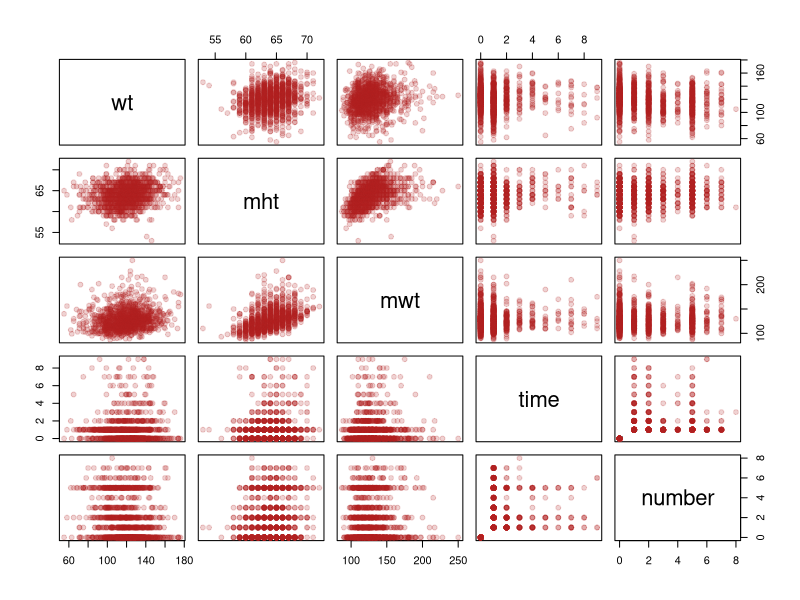
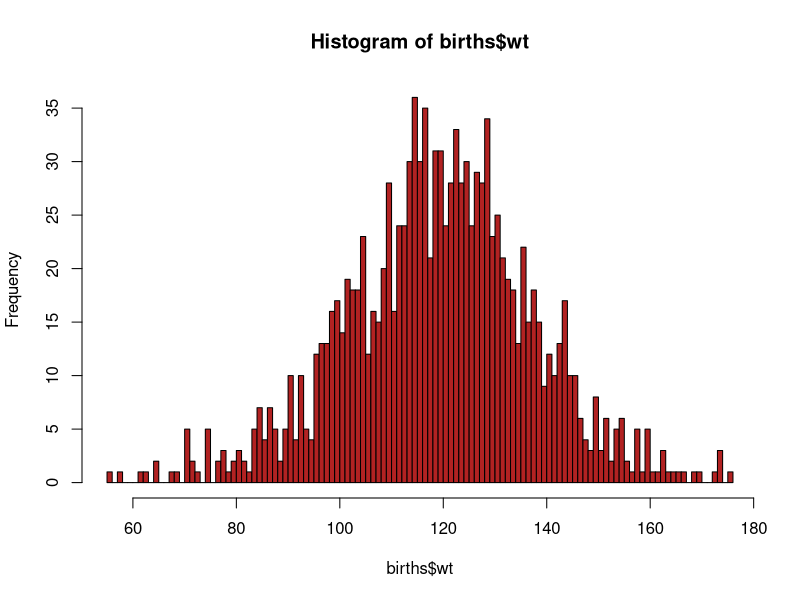
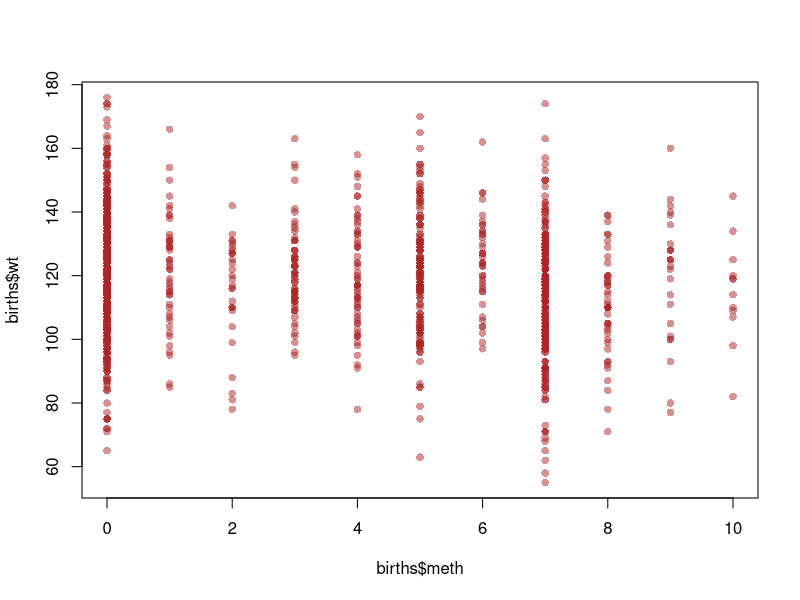
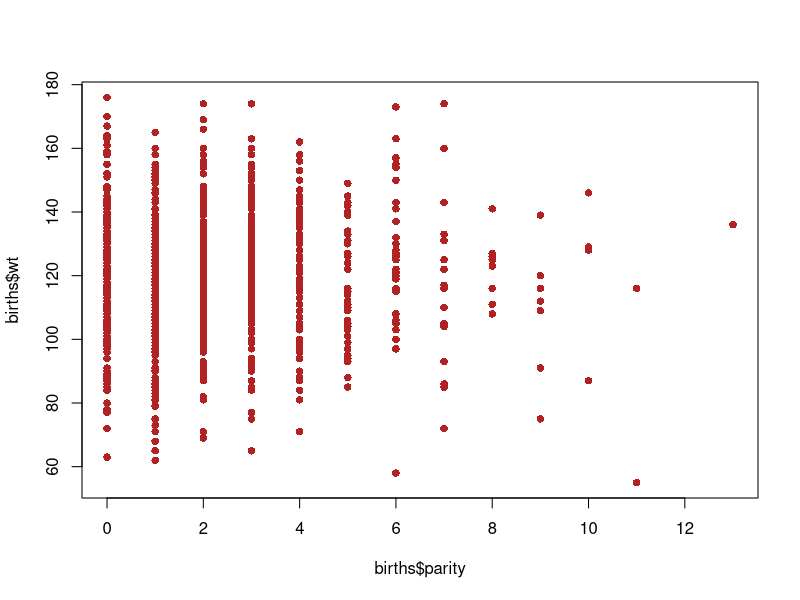
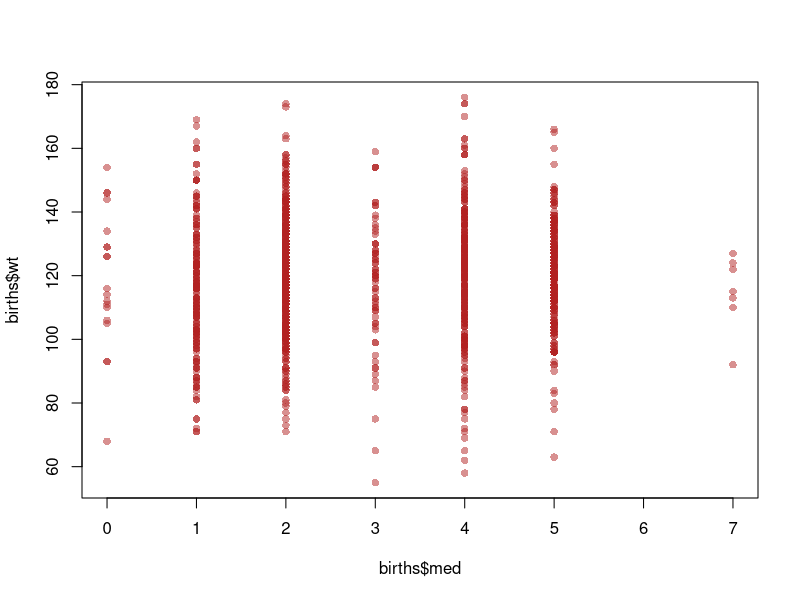
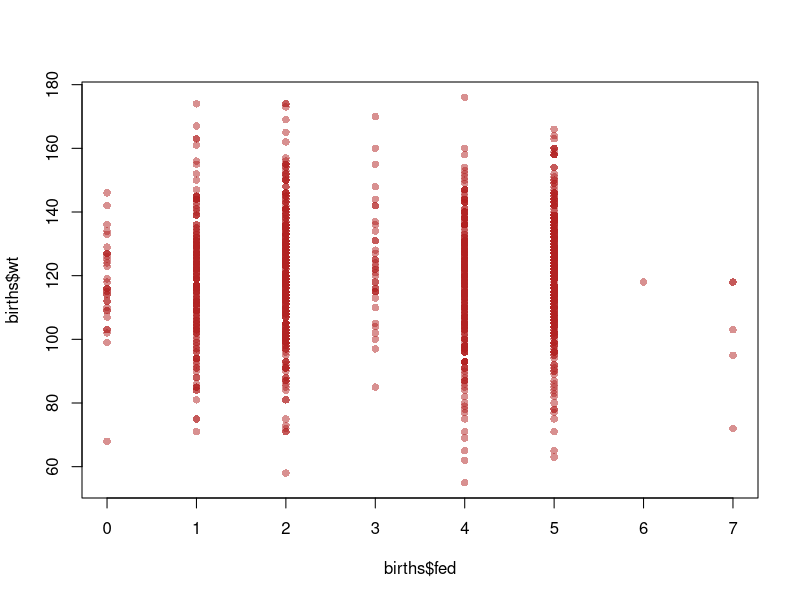
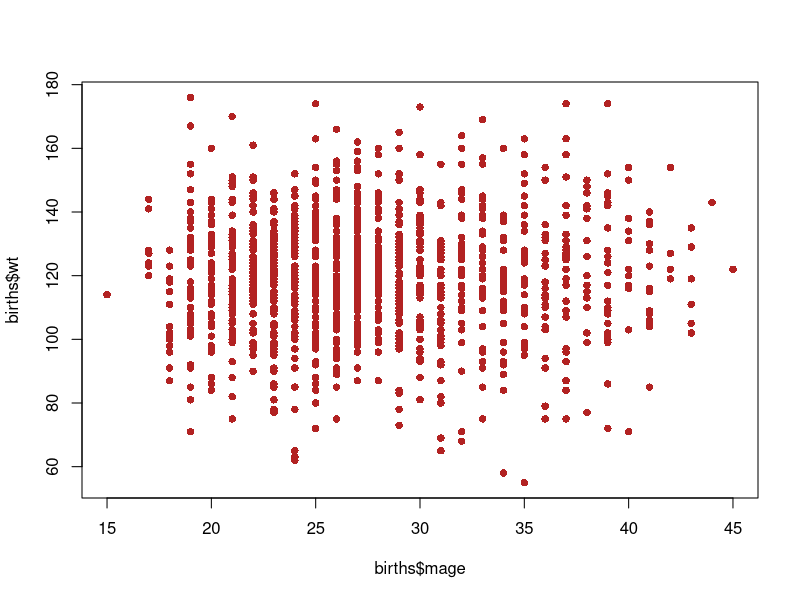
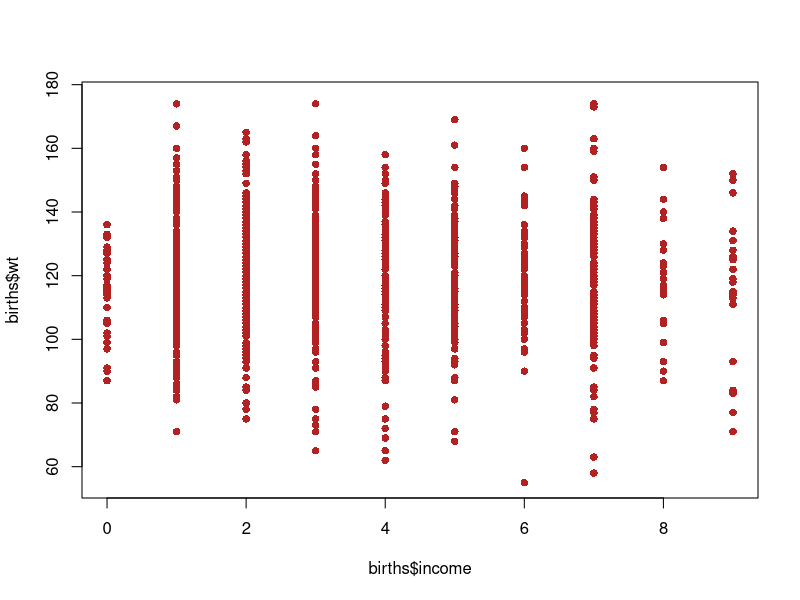

Reproduce these figures in R, in order.
## ---- chunk 1
# Knitr Configuration
knitr::opts_chunk$set(
  cache = TRUE,
  include = TRUE,
  echo = FALSE,
  results = "markup",
  fig.show = "asis",
  fig.height = 4
)
## ---- chunk 2
# Define all the functions and constants used later

# Category names for Ethnicity variates
ethLabels <- c(
  "Caucasian",
  "Mexican",
  "African-American",
  "Asian",
  "Mixed",
  "Other"
)

# Category names for Education variates
edLabels <- c(
  "Elementary School",
  "Middle School",
  "High School",
  "High School + Trade School",
  "High School + Some College",
  "College Graduate",
  "Trade School",
  "High School Unclear"
)

# Number of imputed datasets
k <- 5

# Unit conversion factors
poundsToKg <- 0.453592
inchesToM <- 0.0254

# The boundaries for BMI categories
# See this page for the source:
# https://www.mayoclinic.org/healthy-lifestyle/pregnancy-week-by-week/in-depth/pregnancy-weight-gain/art-20044360?pg=1
underweightNormalBoundary <- 18.5
normalOverweightBoundary <- 25
overweightObeseBoundary <- 30

## ---- chunk 3
isUnderweight <- function (bmi) bmi < underweightNormalBoundary
isNormal <- function (bmi) bmi < normalOverweightBoundary & bmi >= underweightNormalBoundary
isOverweight <- function (bmi) bmi < overweightObeseBoundary & bmi >= normalOverweightBoundary
isObese <- function (bmi) bmi >= overweightObeseBoundary

bmi <- function (wtLbs, htIn) (wtLbs * poundsToKg) / (htIn * inchesToM)^2
## ---- chunk 4
# Roughly translate the "number" category to a floating point number of the actual number of cigarettes smoked
numCigs <- function (number) (number <= 4) * (5 * number - 2.5) + (number > 4) * (10 * number - 25.5)
## ---- chunk 5
# Re-encoding and labelling variates as factors
decodeBirthVariates <- function (birthsDataset) {
  newDataset = data.frame(birthsDataset)

  newDataset$meth <- cut(
    birthsDataset$meth,
    breaks = c(0, 5:10), 
    labels = ethLabels,
    right = TRUE,
    include.lowest= TRUE
  )

  newDataset$med <- cut(
    birthsDataset$med,
    breaks = 0:8, 
    labels = edLabels,
    right = FALSE
  )

  newDataset$feth <- cut(
    birthsDataset$feth,
    breaks = c(0, 5:10),
    labels = ethLabels,
    right = TRUE,
    include.lowest= TRUE
  )

  newDataset$fed <- cut(
    birthsDataset$fed,
    breaks = 0:8, 
    labels = edLabels,
    right = FALSE
  )

  newDataset$smoke <- cut(
    birthsDataset$smoke,
    breaks = 0:4, 
    labels = c(
      "Never",
      "Smokes Now",
      "Until Pregnancy",
      "Doesn't Smoke Anymore"
    ),
    right = FALSE
  )

  newDataset$marital <- cut(
    birthsDataset$marital,
    breaks = 0:5,
    labels = c(
      "Married",
      "Legally Separated",
      "Divorced",
      "Widowed",
      "Never Married"
    )
  )

  newDataset$number <- numCigs(birthsDataset$number)

  newDataset$time <- cut(
    birthsDataset$time,
    breaks = 0:10,
    labels = c(
      "Never Smoked",
      "Still Smokes",
      "During Pregnancy",
      "Less Than A Year",
      "1-2 Years",
      "2-3 Years",
      "3-4 Years",
      "5-9 Years",
      "More Than 10 Years",
      "Quit But Don't Know When"
    ),
    right = FALSE
  )

  newDataset$income <- cut(
    birthsDataset$income,
    breaks = c(0, 1, 2, 10),
    labels = c(
      "Under 2500",
      "2500-4999",
      "5000-Over 25000"
    ),
    right = FALSE
  )

  newDataset
}
## ---- chunk 6
smokingImpact <- function (time, number) {
  cigaretteEffectRatio = 6
  # Take the average of the bounds of the range of cigarettes smoked by a given category
  # as the approximate exact number of cigarettes smoked per day
  # https://www.med.uottawa.ca/sim/data/Smoking_and_Health_e.htm shows that it took a
  # six-fold increase in the number of cigarettes smoked a day to double the impact
  # on the likelihood of developing lung cancer. We approximate the effect of smoking
  # on birth with this ratio too.
  activeSmokingImpact = (number != 0) * 2^(numCigs(number) / cigaretteEffectRatio)
  
  impactTimeDecay = 2
  
  # Approximate a scalar number of years since quiting based on the categorical variable
  yearsQuit = (time >= 3) * (-2.5 + time) + (time >= 7) * (-18.5 + 3 * time)
  # Time = 1 or 2 are special cases with 0 decay
  yearsQuit = yearsQuit * (time >= 3)
  
  decayedSmokingImpact = activeSmokingImpact * exp(-yearsQuit / impactTimeDecay)
  
  decayedSmokingImpact
}
## ---- chunk 7
craftFeatures <- function (imputedBirthsDataset) {
  newDataset = decodeBirthVariates(imputedBirthsDataset)

  newDataset$sameEth <- factor(
    imputedBirthsDataset$meth == imputedBirthsDataset$feth,
    labels = c("Different", "Same")
  )
  # What about "Other" though?
  
  newDataset$htDiff <- newDataset$fht - newDataset$mht
    
  newDataset$lateMom <- factor(
    newDataset$parity == 0 & newDataset$mage >= 35,
    labels = c("Not late", "Late")
  )

  newDataset$mBMI <- bmi(newDataset$mwt, newDataset$mht)
  
  newDataset$mBMICategory <- factor(
    1 * isNormal(newDataset$mBMI)
      + 2 * isOverweight(newDataset$mBMI)
      + 3 * isObese(newDataset$mBMI),
    labels = c("Underweight", "Normal", "Overweight", "Obese")
  )
  
  newDataset$smokingImpact <- smokingImpact(
    imputedBirthsDataset$time,
    imputedBirthsDataset$number
  )
  
  newDataset
}
## ---- chunk 8
meanAIC <- function (model, datasets) mean(sapply(
  datasets,
  function (dataset) AIC(update(model, data = dataset))
))
## ---- chunk 9
selectModel <- function (
  datasets,
  predictedVar,
  excludedVars = c(),
  specialTerms = c()
) {
  selectedModelMeanAIC = .Machine$integer.max
  selectedModel = NULL
  
  for (dataset in datasets) {
    #adjustedBirthsDataset <- birthsDataset[, !colnames(birthsDataset) %in% excludedVars]
    M0 = lm(wt ~ 1, data = dataset)
    Mmax = lm(
      formula(paste(
        predictedVar,
        "~",
        "(.",
        Reduce(function (l, r) paste(l, r), Map(function (term) paste("-", term), excludedVars), ""),
        ")^2",
        Reduce(function (l, r) paste(l, r), Map(function (term) paste("+", term), specialTerms), "")
      )),
      data = dataset
    )
  
    candidateModel = step(
      lm(wt ~ 1, data = dataset),
      scope = list(lower = M0, upper = Mmax),
      direction = "both",
      trace = 0
    )
  
    candidateModelMeanAIC = mean(sapply(
      datasets,
      function (dataset) AIC(update(candidateModel, data = dataset))
    ))
  
    if (candidateModelMeanAIC < selectedModelMeanAIC) {
      selectedModel = update(candidateModel, data = dataset)
      selectedModelMeanAIC = candidateModelMeanAIC
    }
  }
  
  selectedModel
}
## ---- chunk 10
# Import
births <- read.csv("chds_births.csv")
## ---- chunk 11
pairs(births[c("wt", "mht", "mwt","time", "number")], col=adjustcolor("firebrick", 0.2), pch=19)
## ---- chunk 12
hist(births$wt, breaks=100, col = "firebrick") 
## ---- chunk 13
plot(births$meth, births$wt, col=adjustcolor("firebrick", 0.5), pch=16) #mother's ethnicity vs weight
## ---- chunk 14
plot(births$parity, births$wt, pch=16, col="firebrick") 

round(sapply(0:13, function (parity) c(mean(births[births$parity==parity, "wt"]), sd(births[births$parity==parity, "wt"]))), 2)
## ---- chunk 15
plot(births$med, births$wt, col=adjustcolor("firebrick", 0.5), pch=16)
plot(births$fed, births$wt, col=adjustcolor("firebrick", 0.5), pch=16) 
plot(births$mage, births$wt, pch=16, col="firebrick") 
plot(births$income, births$wt, pch=16, col="firebrick") 
plot(births$med, births$fed, col=adjustcolor("firebrick", 0.5), pch=16)
## ---- chunk 16
#lm(wt ~ I(fht - mht), data=data)
plot(births$mht, births$fht, col=adjustcolor("firebrick", 0.25), pch=16)
abline(coef=c(0, 1))
plot(births$fht < births$mht, births$wt, col=adjustcolor("firebrick", 0.5), pch=16)
mean(na.omit(births[births$fht < births$mht, ]$wt)) #mean for when mom is shorter than dad
mean(na.omit(births[!(births$fht < births$mht), ]$wt)) #mean for when dad is shorter than mom
## ---- chunk 17
plot(births$fht - births$mht, births$wt, pch=16, col="firebrick")
## ---- chunk 18
plot(births$mwt / I(births$mht)^2, births$wt, pch=16, col="firebrick") 
## ---- chunk 19
plot(births$gestation, births$wt)
summary(lm(wt ~ gestation, data=births)) 
## ---- chunk 20
#sum(na.omit(births$meth > 10 | births$meth < 0))
#sum(na.omit(births$feth > 10 | births$meth < 0))
#sum(na.omit(births$med > 7 | births$med < 0))
#sum(na.omit(births$fed > 7 | births$med < 0))
#sum(na.omit(births$marital > 5 | births$marital < 1))
#sum(na.omit(births$income > 9 | births$income < 0))
#sum(na.omit(births$smoke > 3 | births$smoke < 0))
#sum(na.omit(births$time > 9 | births$time < 0))
#sum(na.omit(births$number > 9 | births$number < 0))

"meth"
summary(factor(births$meth))
"feth"
summary(factor(births$feth))
"med"
summary(factor(births$med))
"fed"
summary(factor(births$fed))
"marital"
summary(factor(births$marital))
"income"
summary(factor(births$income))
"smoke"
summary(factor(births$smoke))
"time"
summary(factor(births$time))
"number"
summary(factor(births$number))

mendedBirths <- data.frame(births)
mendedBirths[mendedBirths$marital == 0, "marital"] <- NA
#mendedBirths$number <- mendedBirths$number - 1 * (mendedBirths$number == 8)
#summary(factor(mendedBirths$number))
## ---- chunk 21
N <- nrow(mendedBirths)
round(sapply(colnames(mendedBirths), function (colname) sum(is.na(mendedBirths[colname])) / N), 2)

nrow(na.omit(mendedBirths[, !(colnames(mendedBirths) %in% c("fht", "fwt", "income"))])) / N

nrow(na.omit(mendedBirths[, !(colnames(mendedBirths) %in% c("fht", "fwt", "income"))])) / N
## ---- chunk 22
library(mice)

multiplyImputedBirths <- mice(mendedBirths, m = k, method = "pmm", seed = 500, printFlag = FALSE)

imputedBirths <- lapply(1:k, function(i) complete(multiplyImputedBirths, i))
## ---- chunk 23
decodedImputedBirths <- lapply(imputedBirths, decodeBirthVariates)
## ---- chunk 24

## ---- chunk 25
basicBirthWeightModel <- selectModel(
  decodedImputedBirths,
  "wt",
  excludedVars = c("gestation", "smoke")
)
basicBirthWeightModelMeanAIC <- meanAIC(basicBirthWeightModel, decodedImputedBirths)
## ---- chunk 26
engineeredFeatureBirths <- lapply(imputedBirths, craftFeatures)
## ---- chunk 27
engineeredBirthWeightModel <- selectModel(
  engineeredFeatureBirths,
  "wt",
  c("gestation", "smoke", "time", "fht", "mBMICategory"),
  c("time")#, smokingImpact:smokingQuitCategory")
  #c("smokingImpact", "mBMI", "htDiff", "sameEth",  "lateMom")
)
engineeredBirthWeightModelMeanAIC <- meanAIC(
  engineeredBirthWeightModel,
  engineeredFeatureBirths
)
## ---- chunk 28
#leveragePlots(basicBirthWeightModel)
#leveragePlots(engineeredBirthWeightModel)

#cook's distance vs. leverage for Model 1
D <- cooks.distance(basicBirthWeightModel) 
#flag some of the points
infl.ind <- which.max(D) # top influence point
h <- hatvalues(basicBirthWeightModel)
p <- length(coef(basicBirthWeightModel))
n <- nobs(basicBirthWeightModel)
hbar <- p/n
lev.ind <- h > 2*hbar 
# leverage more than 2x the average
clrs <- rep("black", len = n)

clrs[lev.ind] <- "blue"
clrs[infl.ind] <- "red"
par(mfrow = c(1,1), mar = c(4,4,1,1))
cex <- .8
plot(h, D, xlab = "Leverage", ylab = "Cook's Influence Measure", main = "Leverage Plot for Model 1", pch = 21, bg = clrs, cex = cex, cex.axis = cex)

# average leverage
abline(v = 2*hbar, col = "grey60", lty = 2) # 2x average leverage
legend("topleft", legend = c("High Leverage", "High Influence"), pch = 21,pt.bg = c("blue", "red"), cex = cex, pt.cex = cex)

#cook's distance vs. leverage for Model 2
D <- cooks.distance(engineeredBirthWeightModel) 
#flag some of the points
infl.ind <- which.max(D) # top influence point
h <- hatvalues(engineeredBirthWeightModel)
p <- length(coef(engineeredBirthWeightModel))
n <- nobs(engineeredBirthWeightModel)
hbar <- p/n
lev.ind <- h > 2*hbar 
# leverage more than 2x the average
clrs <- rep("black", len = n)

clrs[lev.ind] <- "blue"
clrs[infl.ind] <- "red"
par(mfrow = c(1,1), mar = c(4,4,1,1))
cex <- .8
plot(h, D, xlab = "Leverage", ylab = "Cook's Influence Measure", main = "Leverage Plot for Model 2", pch = 21, bg = clrs, cex = cex, cex.axis = cex)

# average leverage
abline(v = 2*hbar, col = "grey60", lty = 2) # 2x average leverage
legend("topleft", legend = c("High Leverage", "High Influence"), pch = 21,pt.bg = c("blue", "red"), cex = cex, pt.cex = cex)

## ---- chunk 29
testSetRatio = 0.1

crossValidate <- function (model1, model2, datasets) {
  # "Usually about a thousand is fine" - M. Lysy, Nov. 27, 2018
  m = 1000

  model1rPMSE <- vector(mode = "numeric", length = m)
  model2rPMSE <- vector(mode = "numeric", length = m)

  for (i in 1:m) {
    chosenSet = datasets[[1 + i %% k]]
    Ntotal = nrow(chosenSet)
    Ntest = floor(Ntotal * testSetRatio)
    outOfSampleIndices = sample(Ntotal, Ntest)
    trainSet = chosenSet[-outOfSampleIndices, ]
    testSet = chosenSet[outOfSampleIndices, ]
    
    model1 = update(model1, data = trainSet)
    model2 = update(model2, data = trainSet)
    outOfSamplePredictions1 = predict(model1, newdata = testSet)
    outOfSamplePredictions2 = predict(model2, newdata = testSet)
    predictionErrors1 = (testSet$wt - outOfSamplePredictions1) ^ 2
    predictionErrors2 = (testSet$wt - outOfSamplePredictions2) ^ 2
    model1rPMSE[i] <- sqrt(sum(predictionErrors1) / Ntest)
    model2rPMSE[i] <- sqrt(sum(predictionErrors2) / Ntest)
  }
  
  list(
    rPMSEs = data.frame(model1 = model1rPMSE, model2 = model2rPMSE),
    residuals = data.frame(
      actual = testSet$wt,
      model1Predictions = outOfSamplePredictions1,
      model2Predictions = outOfSamplePredictions2,
      model1 = outOfSamplePredictions1 - testSet$wt,
      model2 = outOfSamplePredictions2 - testSet$wt
    )
  )
}

cvResults <- crossValidate(
  basicBirthWeightModel,
  engineeredBirthWeightModel,
  engineeredFeatureBirths
)

rPMSEs <- cvResults$rPMSEs
paste(mean(rPMSEs$model1), sd(rPMSEs$model1))
paste(mean(rPMSEs$model2), sd(rPMSEs$model2))
boxplot(list(model1rPMSE = rPMSEs$model1, model2rPMSE = rPMSEs$model2))

par(mfrow=c(2,2))
plot(cvResults$residuals$actual, cvResults$residuals$model1)
plot(cvResults$residuals$actual, cvResults$residuals$model2)
plot(cvResults$residuals$model1Predictions, cvResults$residuals$model1)
plot(cvResults$residuals$model2Predictions, cvResults$residuals$model2)
## ---- chunk 30
#library(car)

#residualPlot(basicBirthWeightModel, main= "Residuals vs Fitted")
#residualPlot(engineeredBirthWeightModel, main = "Residuals vs Fitted")
## ---- chunk 31
qqplot(
  cvResults$residuals$model1Predictions,
  cvResults$residuals$actual
)
abline(a = 0, b = 20, lty = 2, col = "blue")

qqplot(
  cvResults$residuals$model2Predictions,
  cvResults$residuals$actual
)
abline(a = 0, b = 20, lty = 2, col = "blue")
## ---- chunk 32
qqnorm(cvResults$residuals$model1)
abline(a = 0, b = 20, lty = 2, col = "blue")

qqnorm(cvResults$residuals$model2)
abline(a = 0, b = 20, lty = 2, col = "blue")
## ---- chunk 33
# Reconfigure Knitr for Appendix
knitr::opts_chunk$set(include = TRUE, echo = TRUE, eval = FALSE)
## ---- chunk 34

## ---- chunk 35

## ---- chunk 36

## ---- chunk 37

## ---- chunk 38

## ---- chunk 39

## ---- chunk 40

## ---- chunk 41

## ---- chunk 42

## ---- chunk 43

## ---- chunk 44

## ---- chunk 45

## ---- chunk 46

## ---- chunk 47

## ---- chunk 48

## ---- chunk 49

## ---- chunk 50
knitr::all_labels()
